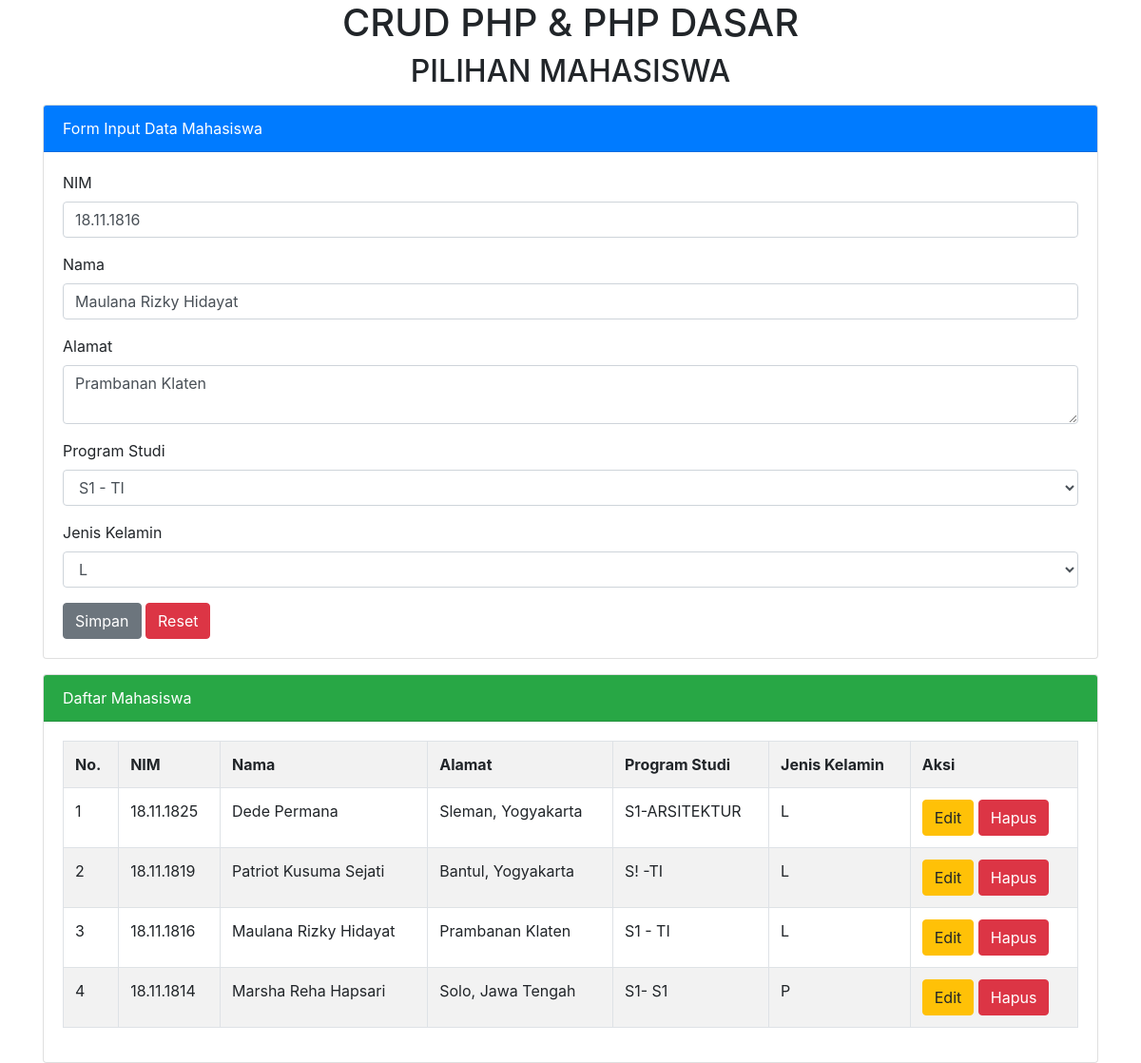
The page /index.php?hal=edit&id=18.11.1816 on the database its author committed.
### tables this page shows
CREATE TABLE `tmhs` (
  `nim` varchar(11) NOT NULL,
  `nama` varchar(50) NOT NULL,
  `alamat` varchar(120) NOT NULL,
  `jenis_kelamin` varchar(2) NOT NULL,
  `prodi` varchar(50) NOT NULL
);

### index.php (the view, shortened to what this page needs)
<?php include "tema/head.php"?>
<?php include "config.php"?>
<?php session_start();
    if(isset($_GET['hal'])){
        if($_GET['hal']=="edit"){
            $tampil=mysqli_query($koneksi, "SELECT* FROM tmhs WHERE nim = '$_GET[id]' ");
            $data = mysqli_fetch_array($tampil);
            if($data){
                $vnim = $data['nim'];
                $vnama = $data['nama'];
                $valamat=$data['alamat'];
                $vprodi=$data['prodi'];
                $vjenis_kelamin = $data['jenis_kelamin'];
            }
        }else if($_GET['hal']=="hapus"){
            $hapus=mysqli_query($koneksi, "DELETE FROM tmhs WHERE nim = '$_GET[id]' ");
            if($hapus){
                echo "<script>
                alert('Hapus data Berhasil !');
                document.location='index.php';
                </script>";
            }
        }
    }
?>
    <div class="container">
    <h1 class="text-center">CRUD PHP & PHP DASAR</h1>
    <h2 class="text-center">PILIHAN MAHASISWA</h2>
    <div class="card mt-3">
        <div class="card-header bg-primary text-white">
            Form Input Data Mahasiswa
        </div>
            <div class="card-body">
               <form action="" method="post">
                    <div class="form-group">
                        <label>NIM</label>
                        <input type="text" name="tnim" value="<?=@$vnim?>" class="form-control" placeholder="Input nim anda di sini !" required>
                    </div>
                    <div class="form-group">
                        <label>Nama</label>
                        <input type="text" name="tnama" value="<?=@$vnama?>" class="form-control" placeholder="Input Nama anda di sini !" required>
                    </div>
                    <div class="form-group">
                        <label>Alamat</label>
                        <textarea name="talamat" class="form-control" placeholder = "Input Alamat anda disini!"><?=@$valamat?></textarea>
                    </div>
                    <div class="form-group">
                        <label>Program Studi</label>
                        <select name="tprodi" class="form-control">
                            <option value="<?=@$vprodi?>"><?=@$vprodi?></option>
                        </select>
                    </div>
                    <div class="form-group">
                        <label>Jenis Kelamin</label>
                        <select name="tjenis_kelamin" class="form-control">
                            <option value="<?=@$vjenis_kelamin?>"><?=@$vjenis_kelamin?></option>
                        </select>
                    </div>
                    <button type="submit" class="btn btn-secondary" name="bsimpan">Simpan</button>
                    <button type="reset" class="btn btn-danger" name="briset">Reset</button>
                </form>
            </div>
    </div>
 <div class="card mt-3">
        <div class="card-header bg-success text-white">
            Daftar Mahasiswa
        </div>
            <div class="card-body">
                <table class="table table-bordered table-striped">
                    <tr>
                        <th> No.</th>
                        <th>NIM</th>
                        <th>Nama</th>
                        <th>Alamat</th>
                        <th>Program Studi</th>
                        <th>Jenis Kelamin</th>
                        <th>Aksi</th>
                    </tr>
                    <?php
                        $no = 1;
                        $tampil = mysqli_query($koneksi, "SELECT * from tmhs order by nim desc");
                        while($data = mysqli_fetch_array($tampil)) :
                    ?>
                    <tr>
                        <td><?=$no++;?></td>
                        <td><?=$data['nim']?></td>
                        <td><?=$data['nama']?> </td>
                        <td><?=$data['alamat']?></td>
                        <td><?=$data['prodi']?></td>
                        <td><?=$data['jenis_kelamin']?></td>
                        <td>
                            <a href="index.php?hal=edit&id=<?=$data['nim']?>" class="btn btn-warning">Edit</a>
                            <a href="index.php?hal=hapus&id=<?=$data['nim']?>"onclick="return confirm('Apakah yakin ingin menghapus data ini?')" class="btn btn-danger">Hapus</a>
                        </td>
                    </tr>
                    <?php endwhile; ?>
                </table>
            </div>
    </div>
 </div>
 <?php require "tema/footer.php"?>

### rows shown on the page
tmhs: tnim "18.11.1816", tnama "Maulana Rizky Hidayat", talamat "Prambanan Klaten", tprodi "S1 - TI", tjenis_kelamin "L", nim "18.11.1816", nama "Maulana Rizky Hidayat", alamat "Prambanan Klaten", prodi "S1 - TI", jenis_kelamin "L"
tmhs: nim "18.11.1825", nama "Dede Permana", alamat "Sleman, Yogyakarta", prodi "S1-ARSITEKTUR", jenis_kelamin "L"
tmhs: nim "18.11.1819", nama "Patriot Kusuma Sejati", alamat "Bantul, Yogyakarta", prodi "S! -TI", jenis_kelamin "L"
tmhs: nim "18.11.1814", nama "Marsha Reha Hapsari", alamat "Solo, Jawa Tengah", prodi "S1- S1", jenis_kelamin "P"
